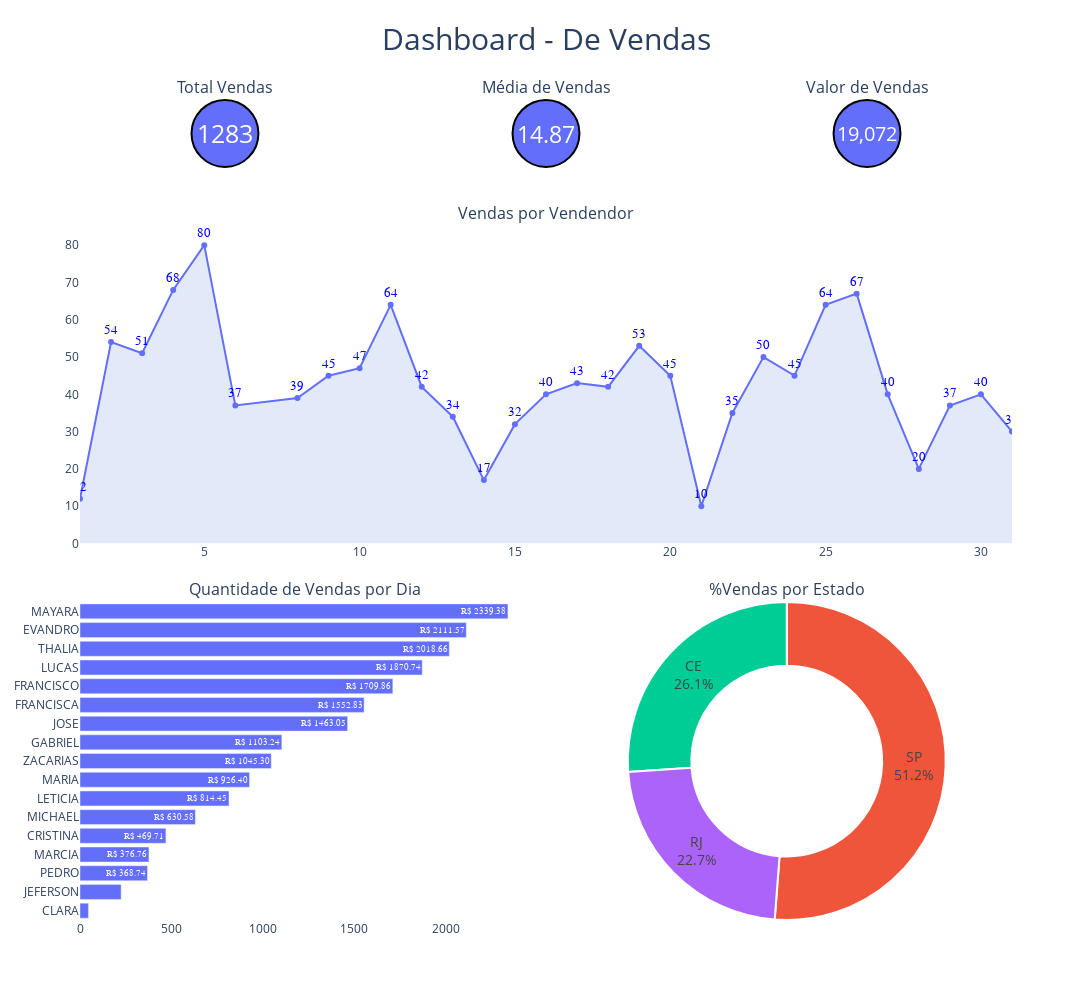

Notebook code cell kept with this figure:
### Code cell
# Adicionado os gráficos no relatorio
Figura.add_trace(GRAFICO01.data[0], row=1, col=1 )
Figura.add_trace(GRAFICO02.data[0], row=1, col=3 )
Figura.add_trace(GRAFICO03.data[0], row=1, col=5 )
Figura.add_trace(Figura_Linhas.data[0], row=2, col=1 )
Figura.add_trace(Figura_Barras.data[0], row=5, col=1 )
Figura.add_trace(Figura_Pizza.data[0], row=5, col=4 )

# Criar subplots
### ### ### ### ### ###
### Customatização ###
### ### ### ### ### ###

# Ajuste na Figura
Figura.update_layout(
    title_font_size=30,
    # Tamanhos
    width=1200, height=1000,
    plot_bgcolor='rgba(0,0,0,0)',  # Define a cor da área de plotagem como transparente
    # Titulo geral
    title=dict(text='Dashboard - De Vendas', x=0.5)),
    

Figura.update_traces(
    # Desativas Legendas
    showlegend=False,
)

Figura

### Figure 1 — Plotly figure (JSON) as saved in the notebook; plotly's stock layout.template omitted (floating-point values rounded to 4 significant figures)
{"data": [{"domain": {"x": [0, 0.3111], "y": [0.9184, 1.0]}, "hovertemplate": "CATEGORIA=%{label}<br>TOTAL=%{value}<extra></extra>", "labels": ["-"], "legendgroup": "", "marker": {"line": {"color": "#000000", "width": 2}}, "name": "", "showlegend": false, "textfont": {"size": 100}, "textinfo": "value", "textposition": "inside", "type": "pie", "values": [1283]}, {"domain": {"x": [0.3444, 0.6556], "y": [0.9184, 1.0]}, "hovertemplate": "CATEGORIA=%{label}<br>TOTAL=%{value}<extra></extra>", "labels": ["-"], "legendgroup": "", "marker": {"line": {"color": "#000000", "width": 2}}, "name": "", "showlegend": false, "textfont": {"size": 100}, "textinfo": "value", "textposition": "inside", "type": "pie", "values": [14.87]}, {"domain": {"x": [0.6889, 1], "y": [0.9184, 1.0]}, "hovertemplate": "CATEGORIA=%{label}<br>TOTAL=%{value}<extra></extra>", "labels": ["-"], "legendgroup": "", "marker": {"line": {"color": "#000000", "width": 2}}, "name": "", "showlegend": false, "textfont": {"size": 100}, "textinfo": "value", "textposition": "inside", "type": "pie", "values": [19070.0]}, {"fill": "tozeroy", "fillcolor": "rgba(198, 213, 245, 0.5)", "hovertemplate": "DIAS=%{x}<br>Vendas=%{text}<extra></extra>", "legendgroup": "", "line": {"color": "#636efa", "dash": "solid", "shape": "linear"}, "marker": {"symbol": "circle"}, "mode": "lines+markers+text", "name": "", "orientation": "v", "showlegend": false, "text": [12.0, 54.0, 51.0, 68.0, 80.0, 37.0, 39.0, 45.0, 47.0, 64.0, 42.0, 34.0, 17.0, 32.0, 40.0, 43.0, 42.0, 53.0, 45.0, 10.0, 35.0, 50.0, 45.0, 64.0, 67.0, 40.0, 20.0, 37.0, 40.0, 30.0], "textfont": {"color": "blue", "family": "Arial", "size": 13}, "textposition": "top center", "type": "scatter", "x": [1, 2, 3, 4, 5, 6, 8, 9, 10, 11, 12, 13, 14, 15, 16, 17, 18, 19, 20, 21, 22, 23, 24, 25, 26, 27, 28, 29, 30, 31], "xaxis": "x", "y": [12, 54, 51, 68, 80, 37, 39, 45, 47, 64, 42, 34, 17, 32, 40, 43, 42, 53, 45, 10, 35, 50, 45, 64, 67, 40, 20, 37, 40, 30], "yaxis": "y"}, {"hovertemplate": "VENDAS=%{text}<br>Vendedor=%{y}<extra></extra>", "legendgroup": "", "marker": {"color": "#636efa", "pattern": {"shape": ""}}, "name": "", "orientation": "h", "showlegend": false, "text": [45.97, 224.8, 368.7, 376.8, 469.7, 630.6, 814.5, 926.4, 1045.0, 1103.0, 1463.0, 1553.0, 1710.0, 1871.0, 2019.0, 2112.0, 2339.0], "textfont": {"color": "white", "family": "Arial", "size": 16}, "textposition": "auto", "texttemplate": "R$ %{x:.2f}", "type": "bar", "x": [45.97, 224.8, 368.7, 376.8, 469.7, 630.6, 814.5, 926.4, 1045.0, 1103.0, 1463.0, 1553.0, 1710.0, 1871.0, 2019.0, 2112.0, 2339.0], "xaxis": "x2", "y": ["CLARA", "JEFERSON", "PEDRO", "MARCIA", "CRISTINA", "MICHAEL", "LETICIA", "MARIA", "ZACARIAS", "GABRIEL", "JOSE", "FRANCISCA", "FRANCISCO", "LUCAS", "THALIA", "EVANDRO", "MAYARA"], "yaxis": "y2"}, {"domain": {"x": [0.5167, 1], "y": [0, 0.3878]}, "hole": 0.6, "hoverinfo": "label+percent", "hovertemplate": "UF=%{label}<br>VENDAS=%{value}<extra></extra>", "labels": ["CE", "RJ", "SP"], "legendgroup": "", "marker": {"line": {"color": "#ffffff", "width": 2}}, "name": "", "showlegend": false, "textfont": {"size": 14}, "textinfo": "percent+label", "textposition": "inside", "type": "pie", "values": [335, 291, 657]}], "layout": {"annotations": [{"font": {"size": 16}, "showarrow": false, "text": "Total Vendas", "x": 0.1556, "xanchor": "center", "xref": "paper", "y": 1.0, "yanchor": "bottom", "yref": "paper"}, {"font": {"size": 16}, "showarrow": false, "text": "Média de Vendas", "x": 0.5, "xanchor": "center", "xref": "paper", "y": 1.0, "yanchor": "bottom", "yref": "paper"}, {"font": {"size": 16}, "showarrow": false, "text": "Valor de Vendas", "x": 0.8444, "xanchor": "center", "xref": "paper", "y": 1.0, "yanchor": "bottom", "yref": "paper"}, {"font": {"size": 16}, "showarrow": false, "text": "Vendas por Vendendor", "x": 0.5, "xanchor": "center", "xref": "paper", "y": 0.8469, "yanchor": "bottom", "yref": "paper"}, {"font": {"size": 16}, "showarrow": false, "text": "Quantidade de Vendas por Dia", "x": 0.2417, "xanchor": "center", "xref": "paper", "y": 0.3878, "yanchor": "bottom", "yref": "paper"}, {"font": {"size": 16}, "showarrow": false, "text": "%Vendas por Estado", "x": 0.7583, "xanchor": "center", "xref": "paper", "y": 0.3878, "yanchor": "bottom", "yref": "paper"}], "height": 1000, "plot_bgcolor": "rgba(0,0,0,0)", "title": {"font": {"size": 30}, "text": "Dashboard - De Vendas", "x": 0.5}, "width": 1200, "xaxis": {"anchor": "y", "domain": [0, 1]}, "xaxis2": {"anchor": "y2", "domain": [0, 0.4833]}, "yaxis": {"anchor": "x", "domain": [0.4592, 0.8469]}, "yaxis2": {"anchor": "x2", "domain": [0, 0.3878]}}}
